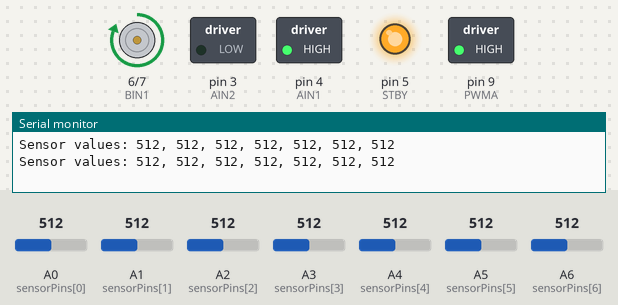
This sketch was run on a simulated Arduino Nano, built with avr-gcc and run on an emulated ATmega328P. Shown: motor-driver pin pairs drawn as motors (green arrow = first pin HIGH = forward, orange = second pin HIGH = backward, longer = more drive, scaled by the enable pin, stopped while the standby pin is LOW), switched loads named in the sketch (green lamp = pin HIGH), output pins drawn as LEDs (lit = HIGH), the last lines printed to the serial monitor. The inputs (shaded band) are chosen by the test bench; at power-on: A3 (sensorPins[3]) = 512, A0 (sensorPins[0]) = 512, A1 (sensorPins[1]) = 512, A2 (sensorPins[2]) = 512, A4 (sensorPins[4]) = 512, A5 (sensorPins[5]) = 512, A6 (sensorPins[6]) = 512.

Above: at 1.8 s.
1.9 s: A3 (sensorPins[3]) set to 486
3.4 s: A3 (sensorPins[3]) set to 455
At 5.2 s:
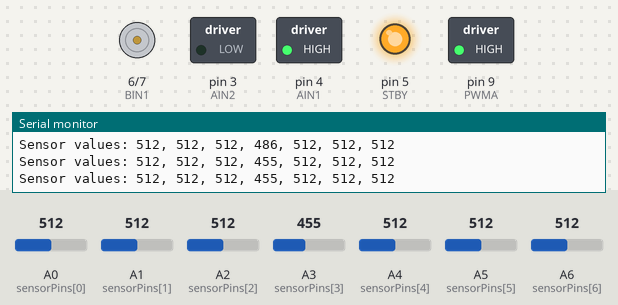
5.5 s: A3 (sensorPins[3]) set to 480
At 7.1 s:
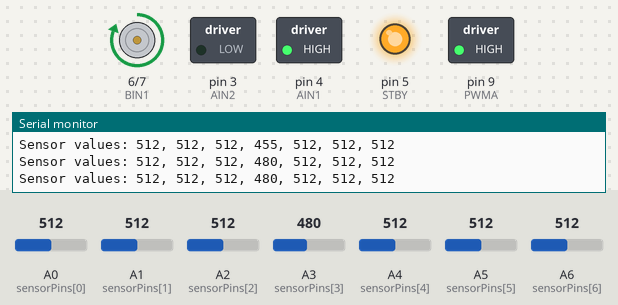
7.5 s: A3 (sensorPins[3]) set to 460
At 8.7 s:
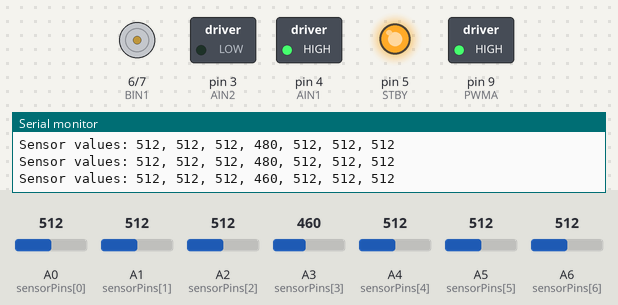
Timing chart, 0 to 10.5 s (numbered marks = the images above; inputs shaded):
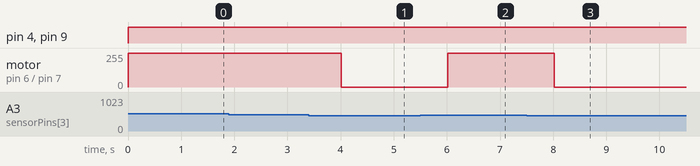

The sketch:

Line_follower.ino
```cpp
// Motor pins
#define AIN1 4
#define AIN2 3
#define PWMA 9
#define STBY 5
#define BIN1 6
#define BIN2 7
#define PWMB 10

// Sensor pins
#define SENSOR_COUNT 7
const int sensorPins[SENSOR_COUNT] = {A0, A1, A2, A3, A4, A5, A6};
int sensorValues[SENSOR_COUNT];
int threshold = 470; // Adjust based on sensor characteristics (for now 470)

void setup() {
  // Initialize motor control pins
  pinMode(AIN1, OUTPUT);
  pinMode(AIN2, OUTPUT);
  pinMode(PWMA, OUTPUT);
  pinMode(STBY, OUTPUT);
  pinMode(BIN1, OUTPUT);
  pinMode(BIN2, OUTPUT);
  pinMode(PWMB, OUTPUT);

  // Initialize standby pin
  digitalWrite(STBY, HIGH);

  // Initialize sensor pins
  for (int i = 0; i < SENSOR_COUNT; i++) {
    pinMode(sensorPins[i], INPUT);
  }

  // Initialize Serial communication
  Serial.begin(9600);
}

void loop() {
  // Read sensor values
  for (int i = 0; i < SENSOR_COUNT; i++) {
    sensorValues[i] = analogRead(sensorPins[i]);
  }

  // Print sensor values
  Serial.print("Sensor values: ");
  for (int i = 0; i < SENSOR_COUNT; i++) {
    Serial.print(sensorValues[i]);
    if (i < SENSOR_COUNT - 1) {
      Serial.print(", ");
    }
  }
  Serial.println();

  // Initialize variables for direction control
  bool leftDetected = false;
  bool rightDetected = false;
  bool centerDetected = false;

  // Detect line based on sensor readings
  for (int i = 0; i < SENSOR_COUNT; i++) {
    if (sensorValues[i] > threshold) {
      if (i < SENSOR_COUNT / 2) {
        leftDetected = true;
      } else if (i > SENSOR_COUNT / 2) {
        rightDetected = true;
      } else {
        centerDetected = true;
      }
    }
  }

  // Control motor movement based on detected line position
  if (centerDetected) {
    // Move forward
    digitalWrite(AIN1, HIGH);
    digitalWrite(AIN2, LOW);
    digitalWrite(BIN1, HIGH);
    digitalWrite(BIN2, LOW);
    analogWrite(PWMA, 255); // Full speed
    analogWrite(PWMB, 255); // Full speed
  } else if (leftDetected) {
    // Turn right
    digitalWrite(AIN1, HIGH);
    digitalWrite(AIN2, LOW);
    digitalWrite(BIN1, LOW);
    digitalWrite(BIN2, LOW);
    analogWrite(PWMA, 255); // Full speed
    analogWrite(PWMB, 0);   // Stop right motor
  } else if (rightDetected) {
    // Turn left
    digitalWrite(AIN1, LOW);
    digitalWrite(AIN2, LOW);
    digitalWrite(BIN1, HIGH);
    digitalWrite(BIN2, LOW);
    analogWrite(PWMA, 0);   // Stop left motor
    analogWrite(PWMB, 255); // Full speed
  } else {
    // Stop
    digitalWrite(AIN1, LOW);
    digitalWrite(AIN2, LOW);
    digitalWrite(BIN1, LOW);
    digitalWrite(BIN2, LOW);
    analogWrite(PWMA, 0);
    analogWrite(PWMB, 0);
  }

  // Small delay to avoid flooding the serial monitor
  delay(1000);
}
```

Measured:
- the behaviour switches between 471 and 470 on A3 (sensorPins[3]) (found by bisection; images 0 and 1)
- after the input at 3.4 s, motor on pin 6 (BIN1) / pin 7 (BIN2): forward 255/255 → stopped after 0.61 s
- after the input at 5.5 s, motor on pin 6 (BIN1) / pin 7 (BIN2): stopped → forward 255/255 after 0.52 s
- after the input at 7.5 s, motor on pin 6 (BIN1) / pin 7 (BIN2): forward 255/255 → stopped after 0.52 s
